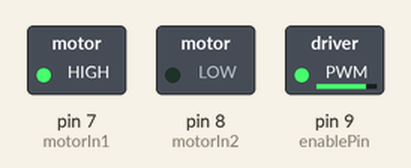
Recording of a sketch running on a simulated Arduino Uno, built with avr-gcc and run on an emulated ATmega328P. Shown: switched loads named in the sketch (green lamp = pin HIGH).

Above: at 0.1 s.
At 1.1 s:
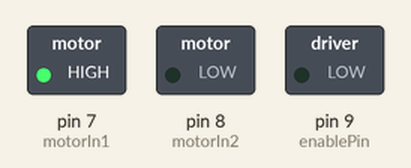
Timing chart, 0 to 2.6 s (numbered marks = the images above):
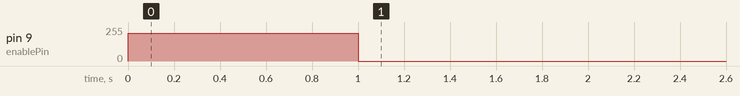

The sketch:

wheel_control.ino
```cpp
// Define motor control pins
const int enablePin = 9;
const int motorIn1 = 7;
const int motorIn2 = 8;

void setup() {
  pinMode(enablePin, OUTPUT);
  pinMode(motorIn1, OUTPUT);
  pinMode(motorIn2, OUTPUT);

  // Turn on motor - FORWARD direction
  digitalWrite(motorIn1, HIGH);
  digitalWrite(motorIn2, LOW);
  analogWrite(enablePin, 210);  // Speed (0-255)
  delay(1000);
  analogWrite(enablePin, 0);
}

void loop() {
  // Motor will keep spinning forward
}
```
